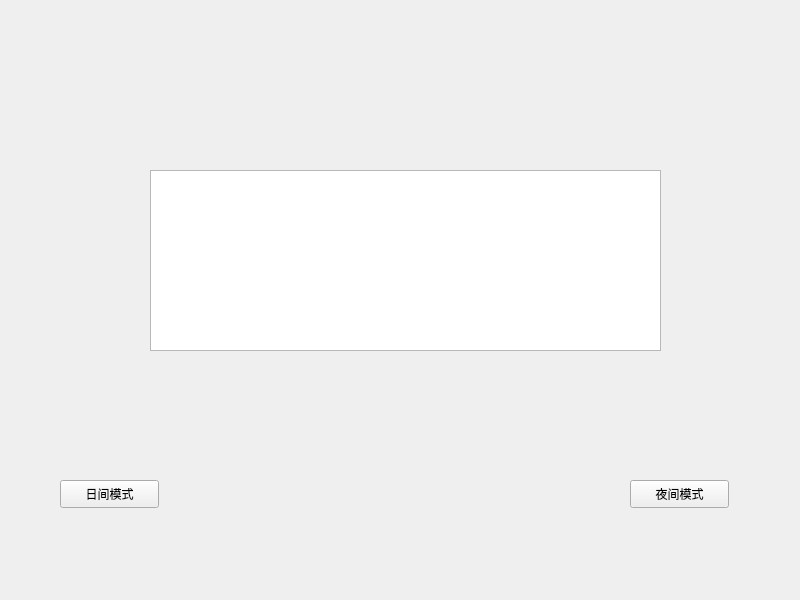
<?xml version="1.0" encoding="UTF-8"?>
<ui version="4.0">
 <class>Widget</class>
 <widget class="QWidget" name="Widget">
  <property name="geometry">
   <rect>
    <x>0</x>
    <y>0</y>
    <width>800</width>
    <height>600</height>
   </rect>
  </property>
  <property name="windowTitle">
   <string>Widget</string>
  </property>
  <widget class="QLabel" name="label">
   <property name="geometry">
    <rect>
     <x>320</x>
     <y>210</y>
     <width>141</width>
     <height>91</height>
    </rect>
   </property>
   <property name="styleSheet">
    <string notr="true"/>
   </property>
   <property name="text">
    <string>文本</string>
   </property>
  </widget>
  <widget class="QPlainTextEdit" name="plainTextEdit">
   <property name="geometry">
    <rect>
     <x>150</x>
     <y>170</y>
     <width>511</width>
     <height>181</height>
    </rect>
   </property>
  </widget>
  <widget class="QPushButton" name="pushButton">
   <property name="geometry">
    <rect>
     <x>60</x>
     <y>480</y>
     <width>99</width>
     <height>28</height>
    </rect>
   </property>
   <property name="text">
    <string>日间模式</string>
   </property>
  </widget>
  <widget class="QPushButton" name="pushButton_2">
   <property name="geometry">
    <rect>
     <x>630</x>
     <y>480</y>
     <width>99</width>
     <height>28</height>
    </rect>
   </property>
   <property name="text">
    <string>夜间模式</string>
   </property>
  </widget>
 </widget>
 <resources/>
 <connections/>
</ui>
